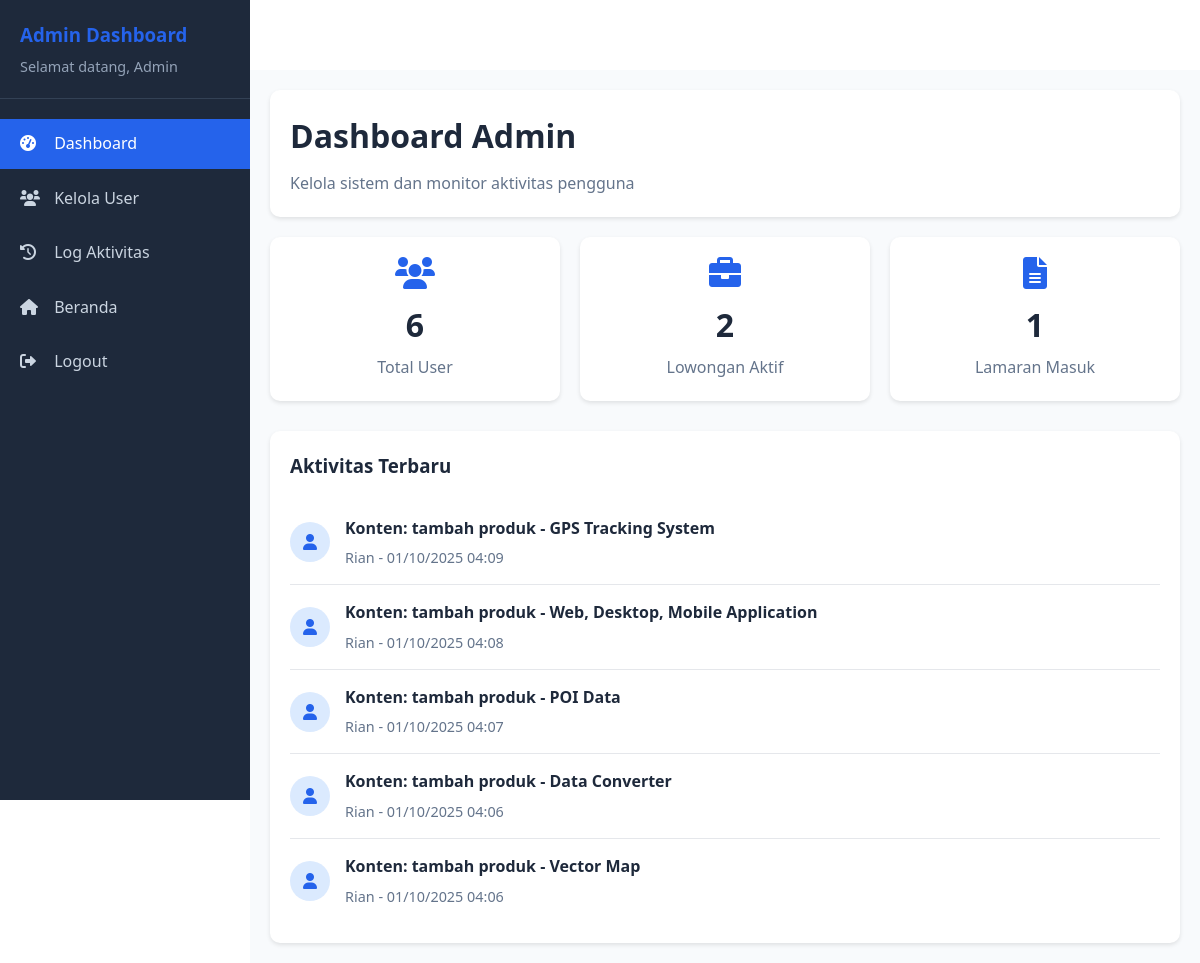
/admin/dashboard.php (signed in), run on an earlier commit of the app's database.
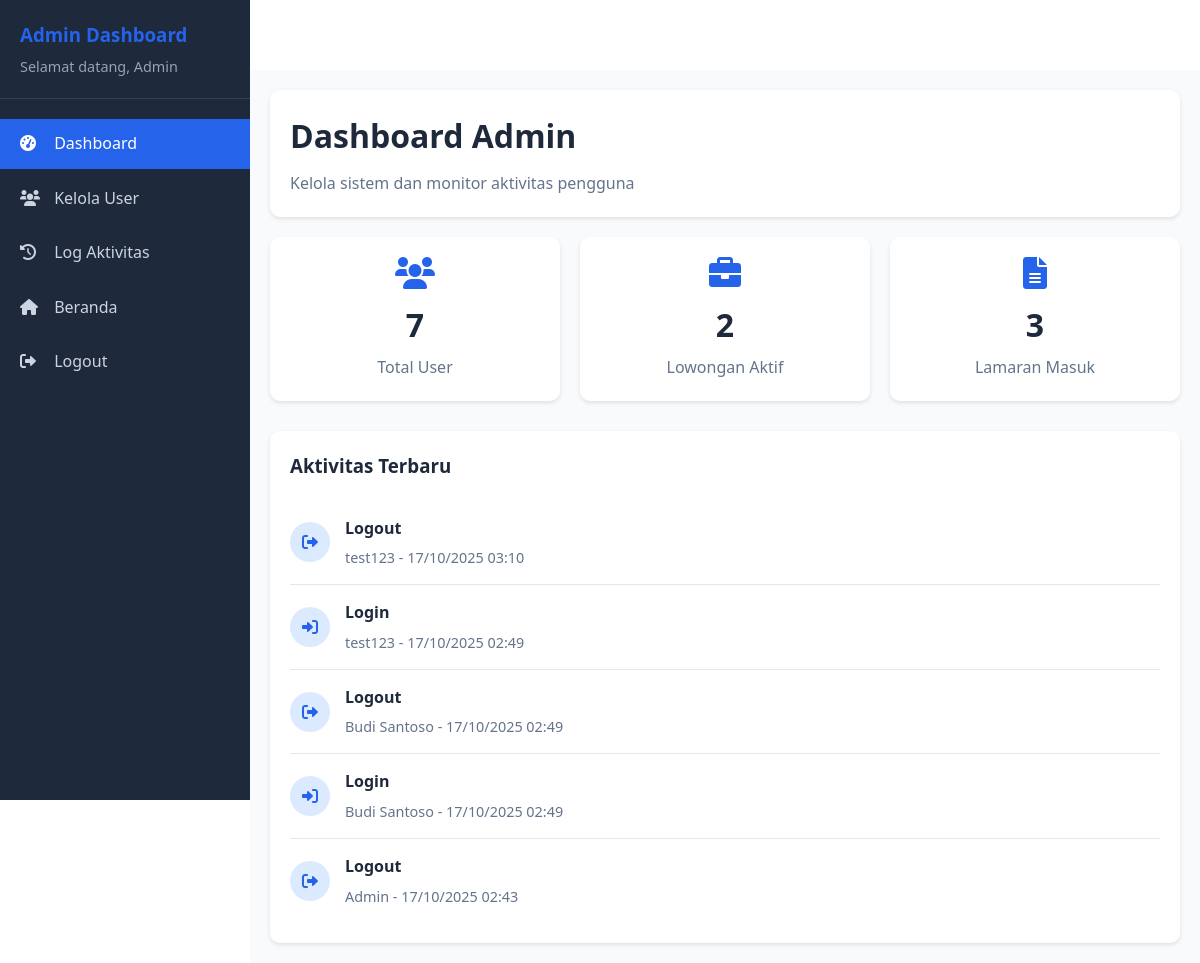
And on a later commit of the database.
### tables this page shows
CREATE TABLE `log_aktivitas` (
  `log_id` int NOT NULL,
  `user_id` int DEFAULT NULL,
  `action` varchar(255) NOT NULL,
  `log_time` timestamp NULL DEFAULT CURRENT_TIMESTAMP
);

CREATE TABLE `users` (
  `user_id` int NOT NULL,
  `username` varchar(50) NOT NULL,
  `password` varchar(255) NOT NULL,
  `email` varchar(100) NOT NULL,
  `full_name` varchar(100) DEFAULT NULL,
  `role` enum('admin','pelamar','hrd','konten') DEFAULT 'pelamar',
  `status` enum('active','inactive') DEFAULT 'active',
  `created_at` timestamp NULL DEFAULT CURRENT_TIMESTAMP,
  `hapus` int NOT NULL DEFAULT '0'
);

### admin/dashboard.php (the view, shortened to what this page needs)
<?php
require_once '../connect/koneksi.php';
$full_name = $_SESSION['full_name'];
$total_users_query = "SELECT COUNT(*) as total FROM users WHERE hapus = 0";
$total_users_result = mysqli_query($conn, $total_users_query);
$total_users = mysqli_fetch_assoc($total_users_result)['total'];
$active_jobs_query = "SELECT COUNT(*) as total FROM lowongan WHERE status = 'open' AND hapus = 0";
$active_jobs_result = mysqli_query($conn, $active_jobs_query);
$active_jobs = mysqli_fetch_assoc($active_jobs_result)['total'];
$total_applications_query = "SELECT COUNT(*) as total FROM applications";
$total_applications_result = mysqli_query($conn, $total_applications_query);
$total_applications = mysqli_fetch_assoc($total_applications_result)['total'];
$recent_activity_query = "SELECT l.*, u.username, u.full_name
                         FROM log_aktivitas l
                         LEFT JOIN users u ON l.user_id = u.user_id
                         ORDER BY l.log_time DESC
                         LIMIT 5";
$recent_activity_result = mysqli_query($conn, $recent_activity_query);
?>
<!DOCTYPE html>
<html lang="id">
<head>
    <link rel="stylesheet" href="../assets/css/common.css">
    <link rel="stylesheet" href="https://cdnjs.cloudflare.com/ajax/libs/font-awesome/6.0.0/css/all.min.css">
    <link rel="stylesheet" href="css/dashboard.css">
</head>
<body>
    <div class="dashboard-container">
        <div class="sidebar" id="sidebar">
            <div class="sidebar-header">
                <h3>Admin Dashboard</h3>
                <p>Selamat datang, <?php echo htmlspecialchars($full_name); ?></p>
            </div>
            <ul class="sidebar-menu">
                <li><a href="dashboard.php" class="active"><i class="fas fa-tachometer-alt"></i> Dashboard</a></li>
                <li><a href="users.php"><i class="fas fa-users"></i> Kelola User</a></li>
                <li><a href="logs.php"><i class="fas fa-history"></i> Log Aktivitas</a></li>
                <li><a href="../index.php"><i class="fas fa-home"></i> Beranda</a></li>
                <li><a href="../logout.php"><i class="fas fa-sign-out-alt"></i> Logout</a></li>
            </ul>
        </div>
        <div class="main-content">
            <div class="dashboard-header">
                <h1>Dashboard Admin</h1>
                <p>Kelola sistem dan monitor aktivitas pengguna</p>
            </div>
            <div class="stats-grid">
                <div class="stat-card">
                    <i class="fas fa-users"></i>
                    <h3><?php echo $total_users; ?></h3>
                    <p>Total User</p>
                </div>
                <div class="stat-card">
                    <i class="fas fa-briefcase"></i>
                    <h3><?php echo $active_jobs; ?></h3>
                    <p>Lowongan Aktif</p>
                </div>
                <div class="stat-card">
                    <i class="fas fa-file-alt"></i>
                    <h3><?php echo $total_applications; ?></h3>
                    <p>Lamaran Masuk</p>
                </div>
            </div>
            <div class="recent-activity">
                <h3>Aktivitas Terbaru</h3>
                <?php if (mysqli_num_rows($recent_activity_result) > 0): ?>
                    <?php while ($activity = mysqli_fetch_assoc($recent_activity_result)): ?>
                        <div class="activity-item">
                            <div class="activity-icon">
                                <i class="fas fa-<?php echo ($activity['action'] == 'Login') ? 'sign-in-alt' : (($activity['action'] == 'Logout') ? 'sign-out-alt' : 'user'); ?>"></i>
                            </div>
                            <div class="activity-content">
                                <h4><?php echo htmlspecialchars($activity['action']); ?></h4>
                                <p><?php echo htmlspecialchars($activity['full_name'] ?: $activity['username']); ?> - <?php echo date('d/m/Y H:i', strtotime($activity['log_time'])); ?></p>
                            </div>
                        </div>
                    <?php endwhile; ?>
                <?php endif; ?>
            </div>
        </div>
    </div>
</body>
</html>

What changed in the data, as far as the page shows it:
no longer on this page (row unchanged): log_aktivitas: action "Konten: tambah produk - GPS Tracking System", user.full_name "Rian", log_time "01/10/2025 04:09"
no longer on this page (row unchanged): log_aktivitas: action "Konten: tambah produk - Web, Desktop, Mobile Application", user.full_name "Rian", log_time "01/10/2025 04:08"
no longer on this page (row unchanged): log_aktivitas: action "Konten: tambah produk - POI Data", user.full_name "Rian", log_time "01/10/2025 04:07"
no longer on this page (row unchanged): log_aktivitas: action "Konten: tambah produk - Data Converter", user.full_name "Rian", log_time "01/10/2025 04:06"
no longer on this page (row unchanged): log_aktivitas: action "Konten: tambah produk - Vector Map", user.full_name "Rian", log_time "01/10/2025 04:06"
added log_aktivitas: action "Logout", user.full_name "test123", log_time "17/10/2025 03:10"
added log_aktivitas: action "Login", user.full_name "test123", log_time "17/10/2025 02:49"
added log_aktivitas: action "Logout", user.full_name "Budi Santoso", log_time "17/10/2025 02:49"
added log_aktivitas: action "Login", user.full_name "Budi Santoso", log_time "17/10/2025 02:49"
added log_aktivitas: action "Logout", user.full_name "Admin", log_time "17/10/2025 02:43"
Also different on the page:
$total_users: "6" → "7"
$total_applications: "1" → "3"
